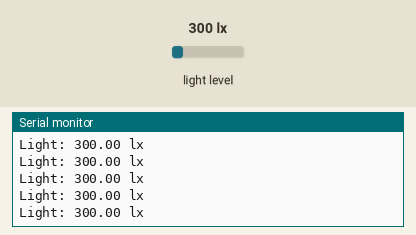
Simulated run of this sketch. Board: ESP8266 (Wemos D1 mini). On the bench: the last lines printed to the serial monitor. Inputs (shaded band) come from the test bench; at power-on: light level 300 lx. WiFi joins after 1.5 s; servers stay silent unless stated.

Above: at 3.0 s.
3.1 s: light level set to 40 lx
At 4.1 s:
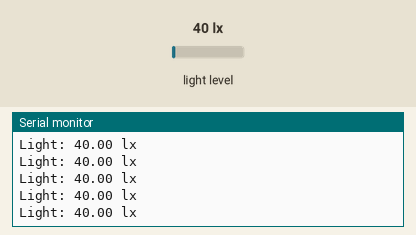
6.1 s: light level set to 500 lx
At 6.9 s:
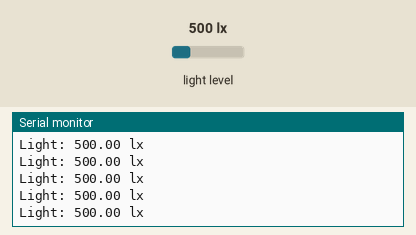
9.1 s: light level set to 40 lx
At 10.0 s:
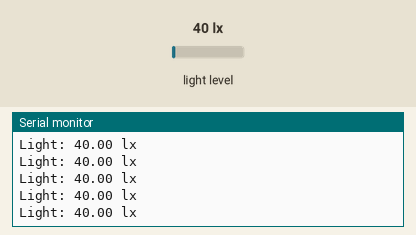
12.1 s: light level set to 1000 lx
At 12.8 s:
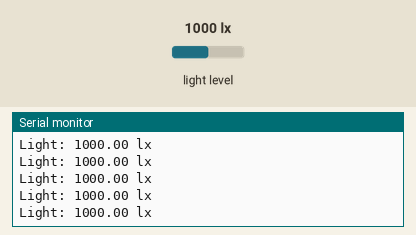
Timing chart, 0 to 15.1 s (numbered marks = the images above; inputs shaded):
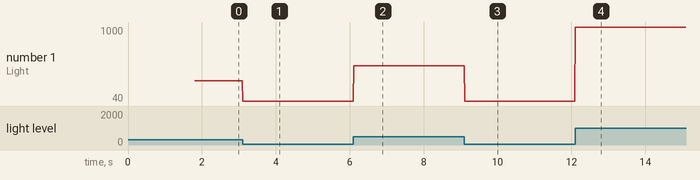

The sketch:

BH1750test.ino
```cpp
/*

  Example of BH1750 library usage.

  This example initialises the BH1750 object using the default high resolution
  continuous mode and then makes a light level reading every second.

  Connection:

    VCC -> 3V3 or 5V
    GND -> GND
    SCL -> SCL (A5 on Arduino Uno, Leonardo, etc or 21 on Mega and Due, on esp8266 free selectable)
    SDA -> SDA (A4 on Arduino Uno, Leonardo, etc or 20 on Mega and Due, on esp8266 free selectable)
    ADD -> (not connected) or GND

  ADD pin is used to set sensor I2C address. If it has voltage greater or equal to
  0.7VCC voltage (e.g. you've connected it to VCC) the sensor address will be
  0x5C. In other case (if ADD voltage less than 0.7 * VCC) the sensor address will
  be 0x23 (by default).

*/
#define BLYNK_PRINT Serial
#include <ESP8266WiFi.h>
#include <BlynkSimpleEsp8266.h>
#include <Wire.h>
#include <BH1750.h>

BH1750 lightMeter;
char auth[] = "i4SAsKfpdcSVfkf42COWlgp_EJKSN1fd";

// Your WiFi credentials.
// Set password to "" for open networks.
char ssid[] = "Router_2.4GHz";
char pass[] = "593321Ab";

// Use Virtual pin  for display values
#define PIN_LUX V2
float lux;

BLYNK_READ(PIN_LUX)
{
  // This command writes Arduino's uptime in seconds to Virtual Pin (5)
  Blynk.virtualWrite(PIN_LUX, lux);
  Serial.println(lux);
}

void setup(){

  Serial.begin(9600);
   Blynk.begin(auth, ssid, pass);
  // Initialize the I2C bus (BH1750 library doesn't do this automatically)
  Wire.begin();
  // On esp8266 you can select SCL and SDA pins using Wire.begin(D4, D3);
  // For Wemos / Lolin D1 Mini Pro and the Ambient Light shield use Wire.begin(D2, D1);

  lightMeter.begin(BH1750::ONE_TIME_HIGH_RES_MODE);

  Serial.println(F("BH1750 Test begin"));

}


void loop() {
   Blynk.run();
  lux = lightMeter.readLightLevel();
  Serial.print("Light: ");
  Serial.print(lux);
  Serial.println(" lx");


}
```

Measured:
- after the input at 3.1 s, the serial monitor: prints a new line at once (image 1)
- after the input at 6.1 s, the serial monitor: prints a new line at once (image 2)
- after the input at 9.1 s, the serial monitor: prints a new line at once (image 3)
- after the input at 12.1 s, the serial monitor: prints a new line at once (image 4)
- plotted number 1: 300 → 40 after the input at 3.1 s, 40 → 500 after the input at 6.1 s, 500 → 40 after the input at 9.1 s, 40 → 1000 after the input at 12.1 s
